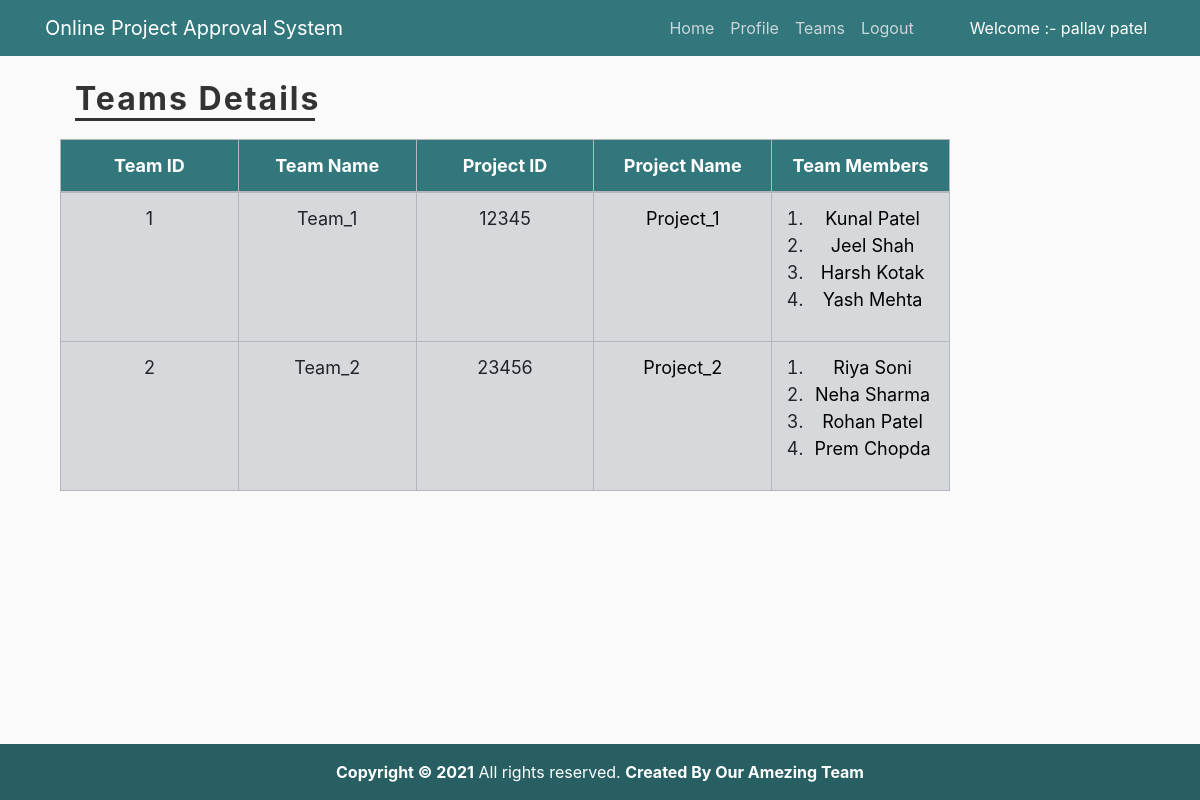
The page /hod_team_view/ (signed in) on the database its author committed.
### project/models.py (models this page shows, shortened)
class CustomUser(AbstractUser):
    user_type_data = ((1, 'Admin'), (2, 'HOD'), (3, 'Guide'), (4, 'Student'))
    user_type = models.CharField(default = 1, choices = user_type_data, max_length = 10)

class Team(models.Model):
    id = models.AutoField(primary_key = True)
    name = models.CharField(max_length=20, null=False)
    p_id = models.ForeignKey(Project, on_delete=models.SET_NULL, null=True)
    guide_id = models.ForeignKey(Guide, on_delete=models.SET_NULL, null=True)
    hod_id = models.ForeignKey(HOD, on_delete=models.SET_NULL, null=True, blank=True)
    objects = models.Manager()

class Project(models.Model):
    id = models.AutoField(primary_key=True)
    p_id = models.CharField(max_length=20, null = False, unique=True)
    title = models.CharField(max_length=50, null=False)
    description = models.TextField(null=False)
    report = models.FileField(upload_to='project_reports', null=True)
    status = models.CharField(max_length=20, null = False)
    objects = models.Manager()

class Student(models.Model):
    id = models.AutoField(primary_key=True)
    admin = models.OneToOneField(CustomUser, on_delete= models.CASCADE)
    phon_no = models.CharField(max_length=12, null=False)
    enrollment_no = models.CharField(max_length=20, null=False)
    sem = models.CharField(max_length=2, null=False)
    team_id = models.ForeignKey(Team, on_delete=models.SET_NULL, null=True)
    department = models.CharField(max_length=20, null=False)
    leader = models.CharField(max_length=10, null=True)
    objects = models.Manager()

### project/hodViews.py (the view)
# urls.py: path('hod_team_view/', hodViews.hod_team_view, name="hod_team_view"),
def hod_team_view(request):
    h_obj = HOD.objects.get(admin=request.user.id)
    t_obj_list = h_obj.team_set.all()
    st_obj_list = []
    for t in t_obj_list:
        st_obj_list.append(t.student_set.all())
    data_list = zip(t_obj_list,st_obj_list)
    context = {
        "data_list" : data_list
    }
    return render(request,'project/hod_templates/hod_team_view.html',context)

### project/LoginCheckMiddleWare.py (called while the page is built, shortened)
    def process_view(self, request, view_func, view_args, view_kwargs):
        modulename = view_func.__module__
        user = request.user
        if user.is_authenticated:
            if user.user_type == "1":
                if modulename == "project.adminViews":
                    pass
                elif modulename == "project.views" or modulename == "django.views.static":
                    pass
                else:
                    return redirect("admin_home")
            elif user.user_type == "2":
                if modulename == "project.hodViews":
                    pass
                elif modulename == "project.views" or modulename == "django.views.static":
                    pass
                else:
                    return redirect("hod_home")
            else:
                return redirect("doLogin")

### project/templates/project/hod_templates/hod_team_view.html (shortened to what this page needs)
{% extends 'project/hod_templates/base_template.html' %}
{% load static %}
{% block content %}
    <head>
    </head>
    <h2> Teams Details </h2>
    <section class="container">
        <table class="table table-bordered  table-secondary" style="font-size:18px;table-layout:fixed;">
                <thead style="text-align:center">
                    <th>Team ID</th>
                    <th>Team Name</th>
                    <th>Project ID</th>
                    <th>Project Name</th>
                    <th>Team Members</th>
                </thead>
                <tbody>
                    {% for t,s in data_list %}
                        <tr style="text-align:center;">
                            <td>{{ t.id }}</td>
                            <td>{{ t.name }}</td>
                            <td>{{ t.p_id.p_id }}</td>
                            <td><a href="{% url 'hod_project_view' t.p_id.p_id %}" >{{ t.p_id.title }} </a> </td>
                        <td>
                        <ol class="pl-4">
                        {% for student in s %}
                        <li> <a href="{% url 'student_info_view' student.id %}"> {{ student.admin.first_name }} {{student.admin.last_name}}</a></li>
                        {% endfor %}
                        </ol>
                        </td>
                        </tr>
                    {% endfor %}
                </tbody>
            </table>
    </section>
{% endblock  %}

### project/templates/project/hod_templates/base_template.html (shortened to what this page needs)
{% load static %}
<!DOCTYPE html>
<html lang="en" dir="ltr">
  <head>
    <link rel="stylesheet" href="https://stackpath.bootstrapcdn.com/bootstrap/4.3.1/css/bootstrap.min.css">
    <link rel="stylesheet" href="{% static 'project/main.css' %}">
    <link rel="stylesheet" href="{% static "fontawesome-free/css/all.min.css" %}">
    <link rel="stylesheet" href="https://code.ionicframework.com/ionicons/2.0.1/css/ionicons.min.css">
    <link rel="stylesheet" href="{% static "daterangepicker/daterangepicker.css" %}">
  </head>
  <body>
    <header class="site-header">
      <nav class="navbar navbar-expand-md navbar-dark bg-steel fixed-top">
        <div class="container">
          <a href="/" class="navbar-brand mr-4" >Online Project Approval System</a>
          <div class="collapse navbar-collapse" id="navbarToggle">
            <div class="navbar-nav">
              {% if user.is_authenticated %}
                <a href="{% url 'hod_home' %}" class="nav-item nav-link">Home</a>
                <a href="{% url 'hod_profile' %}" class="nav-item nav-link">Profile</a>
                <a href="{% url 'hod_team_view' %}" class="nav-item nav-link">Teams</a>
                <a href="{% url 'logout_user' %}" class="nav-item nav-link">Logout</a>
                <a class="nav-item nav-link pl-5" style="color:white;"> Welcome :- {{ user.first_name }} {{ user.last_name }}</a>
              {% else %}
                <a href="{% url 'project-home' %}" class="nav-item nav-link">Home</a>
                <a href="{% url 'doLogin' %}" class="nav-item nav-link">Login</a>
                <a href="{% url 'project-about' %}" class="nav-item nav-link">About</a>
              {% endif %}
            </div>
          </div>
        </div>
      </nav>
    </header>
   <main role="main" class="container">
      <div class="row">
        <div class="col-md-10">
          {% block content %}
          {% endblock %}
        </div>
      </div>
    </main>
    <footer class="text-left text-white fixed-bottom" style="background-color:#32777c;">
      <div class="text-center p-3" style="background-color:rgba(0,0,0,0.2);">
      <strong>Copyright &copy; {% now "Y" %}</strong>
      All rights reserved.
        <b>Created By Our <a class="text-white" href="{% url 'project-about' %}">Amezing Team</a></b>
      </div>
    </footer>
  </body>
</html>

### static/project/main.css (style rules this page uses)
body { background: #fafafa; color: #333333; margin-top: 5rem; }
h1, h2, h3, h4, h5, h6 { color: #444444; }
.bg-steel { background-color: #32777c; }
.site-header .navbar-nav .nav-link { color: #cbd5db; }

### project/templates/project/hod_templates/base_template.html (style rules this page uses)
thead { background-color : #32777c; }
th { color : white; }
body { margin-bottom : 60px; }

### project/templates/project/hod_templates/hod_team_view.html (style rules this page uses)
h2 { font-weight: bold; letter-spacing: 2px; color: #333; padding-bottom: 10px; padding-left : 30px; }
h2:after { content: ''; background: #333; display: block; height: 3px; width: 240px; }
a:link, a:visited { color:black; }

### rows shown on the page
CustomUser: first_name "pallav", last_name "patel"
Team: id "1", name "Team_1", p_id.p_id "12345", p_id "Project_1"
Student: admin.first_name "Kunal", admin.last_name "Patel"
Student: admin.first_name "Jeel", admin.last_name "Shah"
Student: admin.first_name "Harsh", admin.last_name "Kotak"
Student: admin.first_name "Yash", admin.last_name "Mehta"
Team: id "2", name "Team_2", p_id.p_id "23456", p_id "Project_2"
Student: admin.first_name "Riya", admin.last_name "Soni"
Student: admin.first_name "Neha", admin.last_name "Sharma"
Student: admin.first_name "Rohan", admin.last_name "Patel"
Student: admin.first_name "Prem", admin.last_name "Chopda"
